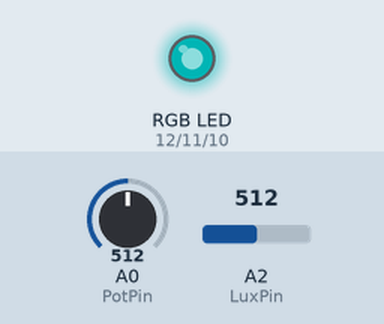
Simulated run of this sketch. Board: Arduino Uno, built with avr-gcc and run on an emulated ATmega328P. On the bench: an RGB LED mixed from three pins (HIGH = lit). The test bench sets the inputs (shaded band); at power-on: A0 (PotPin) = 512, A2 (LuxPin) = 512. Dim RGB values are drawn brighter than linear.

Above: at 1.2 s.
1.3 s: A0 (PotPin) set to 331
At 2.0 s:
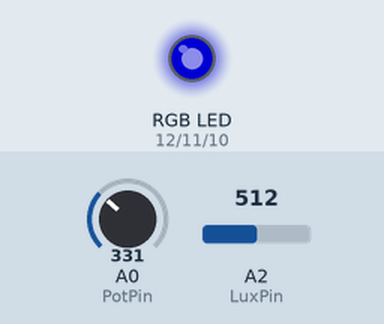
2.8 s: A2 (LuxPin) set to 692
At 3.2 s:
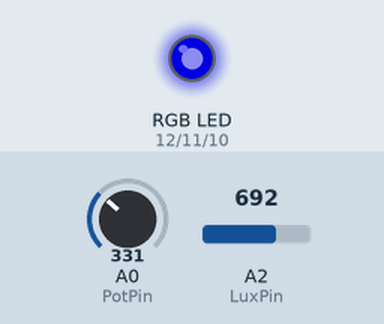
4.3 s: A0 (PotPin) set to 351
At 5.5 s:
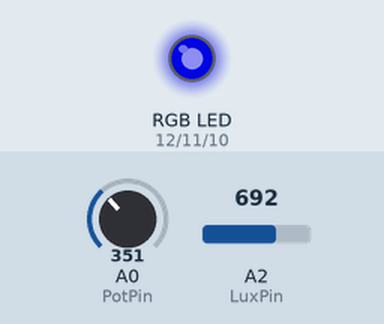
5.8 s: A2 (LuxPin) set to 511
At 6.7 s:
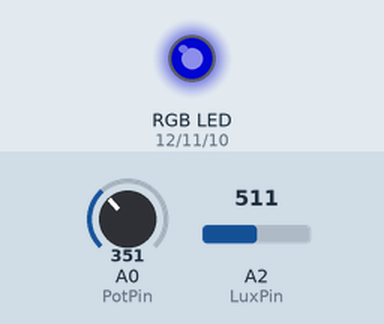
7.3 s: A0 (PotPin) set to 122
At 7.8 s:
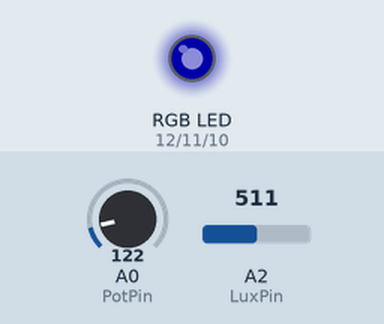
8.8 s: A2 (LuxPin) set to 900
At 10.1 s:
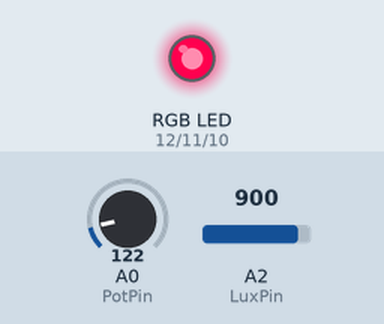
Timing chart, 0 to 11.3 s (numbered marks = the images above; inputs shaded):
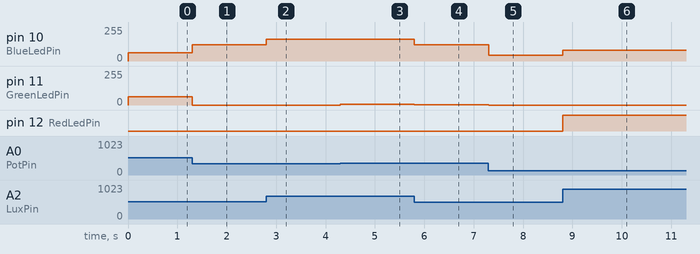

The sketch:

RGB3.ino
```cpp
int RedLedPin = 12; // Red LED is connected to digital pin 12
int GreenLedPin = 11; // Green LED is connected to digital pin 11
int BlueLedPin = 10;  // Blue LED is connected to digital pin 10

int PotPin = A0; // Potentiometer for RGB control is connected to analog pin A0
int LuxPin = A2; // Potentiometer for brightness control is connected to analog pin A0

int RedLedBrightness = 0; // Red LED brightness
int GreenLedBrightness = 0; // Green LED brightness
int BlueLedBrightness = 0; // Blue LED brightness

int Brightness = 0;

int K = 0.7478;

void setup(){
    pinMode(RedLedPin, OUTPUT); // Set Red LED pin as output
    pinMode(GreenLedPin, OUTPUT);   // Set Green LED pin as output
    pinMode(BlueLedPin, OUTPUT);    // Set Blue LED pin as output
    Serial.begin(9600);
}

void loop(){
    int PotValue = analogRead(PotPin); // Read potentiometer value

    if(PotValue == 0){
        RedLedBrightness = 255;
        GreenLedBrightness = 0;
        BlueLedBrightness = 0;
    }


    else if(PotValue < 341){
        RedLedBrightness = 255 - PotValue*0.7478;
        GreenLedBrightness = 0;
        BlueLedBrightness = PotValue*0.7478;
    }


    else if(PotValue < 682){
        RedLedBrightness = 0;
        GreenLedBrightness = PotValue*0.7478 - 255;
        BlueLedBrightness = 510 - PotValue*0.7478;
    }


    else if(PotValue < 1023){
        RedLedBrightness = PotValue*0.7478 - 510;
        GreenLedBrightness = 765 - PotValue*0.7478;
        BlueLedBrightness = 0;
    }


    else {
        RedLedBrightness = 255;
        GreenLedBrightness = 0;
        BlueLedBrightness = 0;
    }

    int LuxValue = analogRead(LuxPin); // Read potentiometer value

    Brightness = map(LuxValue, 0, 1023, 0, 100); // Scale brightness to LuxValue

    RedLedBrightness = RedLedBrightness * Brightness /100;
    GreenLedBrightness = GreenLedBrightness * Brightness /100;
    BlueLedBrightness =  BlueLedBrightness * Brightness /100;

    // Set LED brightness
    analogWrite(RedLedPin, RedLedBrightness);
    analogWrite(GreenLedPin, GreenLedBrightness);
    analogWrite(BlueLedPin, BlueLedBrightness);

    /*Serial.print("Valore potenziometro rgb ");
    Serial.println(PotValue);
    Serial.print("Valore potenziometro lux ");
    Serial.println(Brightness);
    Serial.print("RED: ");
    Serial.println(RedLedBrightness);
    Serial.print("GREEN: ");
    Serial.println(GreenLedBrightness);
    Serial.print("BLUE: ");
    Serial.println(BlueLedBrightness);*/
    delay(1);

}
```

Measured:
- after the input at 1.3 s, pin 10 (BlueLedPin): 63/255 → 123/255 at once; pin 11 (GreenLedPin): 63/255 → 0/255 at once
- after the input at 2.8 s, pin 10 (BlueLedPin): 123/255 → 165/255 at once
- after the input at 4.3 s, pin 11 (GreenLedPin): 0/255 → 4/255 at once
- after the input at 5.8 s, pin 10 (BlueLedPin): 165/255 → 121/255 at once; pin 11 (GreenLedPin): 4/255 → 3/255 at once
- after the input at 7.3 s, pin 10 (BlueLedPin): 121/255 → 44/255 at once; pin 11 (GreenLedPin): 3/255 → 0/255 at once
- after the input at 8.8 s, pin 10 (BlueLedPin): 44/255 → 79/255 at once; pin 12 (RedLedPin): LOW → HIGH at once
